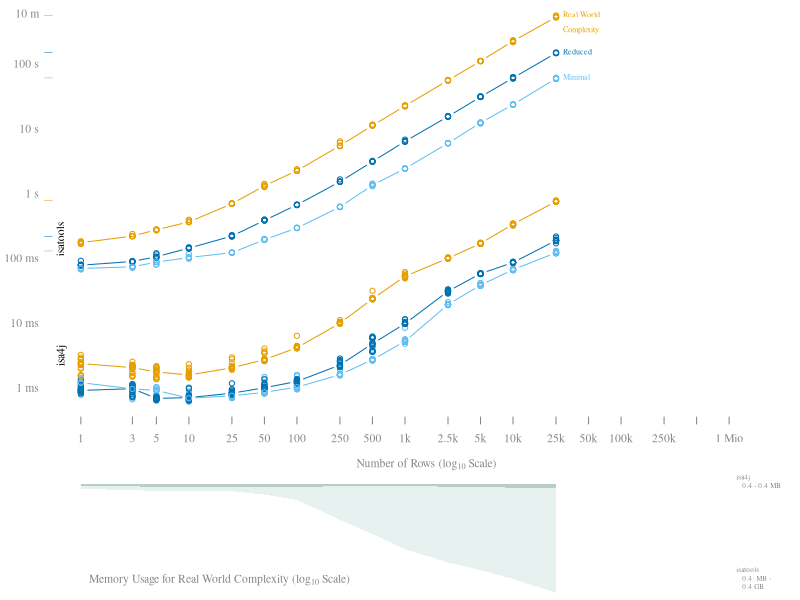

Recreate this plot in R. (Note: this script raises an error after producing the figure.)
## ---- chunk 1
knitr::opts_chunk$set(echo = TRUE)
## ---- chunk 2
example = read.csv("isatab_examples/example_study_minimal.csv", sep="\t", check.names = F)
knitr::kable(example, format="markdown")
## ---- chunk 3
example = read.csv("isatab_examples/example_assay_minimal.csv", sep="\t", check.names = F)
knitr::kable(example, format="markdown")
## ---- chunk 4
example = read.csv("isatab_examples/example_study_reduced.csv", sep="\t", check.names = F)
knitr::kable(example, format="markdown")
## ---- chunk 5
example = read.csv("isatab_examples/example_assay_reduced.csv", sep="\t", check.names = F)
knitr::kable(example, format="markdown")
## ---- chunk 6
example = read.csv("isatab_examples/example_study_real_world.csv", sep="\t", check.names = F)
knitr::kable(example, format="markdown")
## ---- chunk 7
example = read.csv("isatab_examples/example_assay_real_world.csv", sep="\t", check.names = F)
knitr::kable(example, format="markdown")
## ---- chunk 8
data = read.csv("performance_data.csv")
data[data$memory.usage.in.mb == -1,]$memory.usage.in.mb = NA # Where RAM usage was not measured it was set to -1
data$time.in.ns.log = log(data$time.in.ns/1e+9, 10)
data$n.rows.log     = log(data$n.rows, 10)
data$memory.usage.in.kb.log = log(data$memory.usage.in.mb*1024, 10) # convert to KB so all transformed values are above 0
## ---- chunk 9
data$color = "black"
data[data$row.complexity == "real_world",]$color = "#e69f00"
data[data$row.complexity == "reduced",]$color = "#0072b2"
data[data$row.complexity == "minimal",]$color = "#61BEF3" #56B4E9
col.gray = "gray52"
col.green.dark = "#B8CDC8" #DBF3ED 
col.green.light = "#E7F1EF" #EEF8F6 

#pdf("figure.pdf", 6.92913, 3.4, colormodel="srgb")
par(family="serif", cex=0.7, mar=c(4.5,3.8,0,0), fig=c(0,1,0.2,1))
xlim = c(0, 6.4)
plot(data$time.in.ns.log ~ data$n.rows.log, xlim=xlim, col=data$color, axes=F, xlab=expression("Number of Rows (log"[10]~"Scale)"), ylab="", col.lab=col.gray)
axis(1, col=F, col.tick=col.gray, at=log(c(1,3,5,10,25,50,100,250,500,1000,2500,5000,10000,25000,50000,100000,250000,500000,1000000), 10), labels=c(1,3,5,10,25,50,100,250,500,"1k","2.5k","5k","10k","25k","50k","100k","250k","500k","1 Mio"), col.axis=col.gray)
axis(2, las=2, at=c(seq(-3,2), log(600,10), log(3600,10), log(28800,10)), labels=c("1 ms","10 ms", "100 ms", "1 s", "10 s", "100 s", "10 m", "1 h", "8 h"), col=F, col.axis=col.gray)

text(-0.2, 4, expression("CPU Execution Time (log"[10]~"Scale)"), pos=4, cex=1, col=col.gray)
mtext("isatools", side=2, at=-0.7, line=-1, cex=0.7)
mtext("isa4j", side=2, at=-2.5, line=-1, cex=0.7)
mtext("|", side=2, at=max(data[data$platform == "isatools" & data$row.complexity == "real_world",]$time.in.ns.log), col="#e69f00", cex=0.5)
mtext("|", side=2, at=max(data[data$platform == "isatools" & data$row.complexity == "reduced",]$time.in.ns.log), col="#0072b2", cex=0.5)
mtext("|", side=2, at=max(data[data$platform == "isatools" & data$row.complexity == "minimal",]$time.in.ns.log), col="#61BEF3", cex=0.5)
mtext("|", side=2, at=max(data[data$platform == "isa4J" & data$row.complexity == "real_world",]$time.in.ns.log), col="#e69f00", cex=0.5)
mtext("|", side=2, at=max(data[data$platform == "isa4J" & data$row.complexity == "reduced",]$time.in.ns.log), col="#0072b2", cex=0.5)
mtext("|", side=2, at=max(data[data$platform == "isa4J" & data$row.complexity == "minimal",]$time.in.ns.log), col="#61BEF3", cex=0.5)

sub = data[data$row.complexity == "real_world" & data$platform == "isatools",]
t = tapply(sub$time.in.ns.log, sub$n.rows.log, FUN=median)
lines(as.numeric(names(t)), t, col="#e69f00", type="b")
text(max(sub$n.rows.log), max(sub$time.in.ns.log), "Real World", pos=4, col="#e69f00", cex=0.7)
text(max(sub$n.rows.log), max(sub$time.in.ns.log)-0.23, "Complexity", pos=4, col="#e69f00", cex=0.7)

sub = data[data$row.complexity == "reduced" & data$platform == "isatools",]
t = tapply(sub$time.in.ns.log, sub$n.rows.log, FUN=median)
lines(as.numeric(names(t)), t, col="#0072b2", type="b")
text(max(sub$n.rows.log), max(sub$time.in.ns.log), "Reduced", pos=4, col="#0072b2", cex=0.7)

sub = data[data$row.complexity == "minimal" & data$platform == "isatools",]
t = tapply(sub$time.in.ns.log, sub$n.rows.log, FUN=median)
lines(as.numeric(names(t)), t, col="#61BEF3", type="b")
text(max(sub$n.rows.log), max(sub$time.in.ns.log), "Minimal", pos=4, col="#61BEF3", cex=0.7)

sub = data[data$row.complexity == "real_world" & data$platform == "isa4J",]
t = tapply(sub$time.in.ns.log, sub$n.rows.log, FUN=median)
lines(as.numeric(names(t)), t, col="#e69f00", type="b")

sub = data[data$row.complexity == "reduced" & data$platform == "isa4J",]
t = tapply(sub$time.in.ns.log, sub$n.rows.log, FUN=median)
lines(as.numeric(names(t)), t, col="#0072b2", type="b")

sub = data[data$row.complexity == "minimal" & data$platform == "isa4J",]
t = tapply(sub$time.in.ns.log, sub$n.rows.log, FUN=median)
lines(as.numeric(names(t)), t, col="#61BEF3", type="b")

# Memory Plot
par(fig=c(0,1,0,0.2), mar=c(0.2,3.8,0,0), new=T)
memSub = data[data$row.complexity == "real_world",]

memSub.isatools = memSub[memSub$platform == "isatools",]
memSub.isa4j = memSub[memSub$platform == "isa4J",]

memSub.isatools.medians = aggregate(memSub.isatools$memory.usage.in.kb.log, by=list(memSub.isatools$n.rows), FUN=median)
memSub.isa4j.medians = aggregate(memSub.isa4j$memory.usage.in.kb.log, by=list(memSub.isa4j$n.rows), FUN=median)

plot(-memSub$memory.usage.in.kb.log ~ memSub$n.rows.log, type="n", axes=F, xlim=xlim, xlab="", ylab="")


polygon(
  c(log(memSub.isatools.medians$Group.1, 10), max(log(memSub.isatools.medians$Group.1, 10)), min(log(memSub.isatools.medians$Group.1, 10))),
  -c(memSub.isatools.medians$x, min(memSub$memory.usage.in.kb.log), min(memSub$memory.usage.in.kb.log) ),
  col=col.green.light, border=NA) #DBF3ED

polygon(
  c(log(memSub.isa4j.medians$Group.1, 10), max(log(memSub.isa4j.medians$Group.1, 10)), min(log(memSub.isa4j.medians$Group.1, 10))),
  -c(memSub.isa4j.medians$x, min(memSub$memory.usage.in.kb.log), min(memSub$memory.usage.in.kb.log) ),
  col=col.green.dark, border=NA) #A1D7CA

text(0.01, -5.3, expression("Memory Usage for Real World Complexity (log"[10]~"Scale)"), pos=4, col=col.gray)

#text(0, 0.4, "isa4j", pos=2, xpd=NA, col=col.gray, cex=0.8)
#text(0, -1.6, "isatools", pos=2, xpd=NA, col=col.gray, cex=0.8)

text(log(1000000,10), -2.5, paste("isa4j \n  ",round(10^min(memSub.isa4j.medians$x)/1024, 1), "-", round(10^max(memSub.isa4j.medians$x)/1024, 1),"MB"), pos=4, xpd=NA, col=col.gray, cex=0.6)

text(log(1000000,10), -5.3, paste("isatools \n  ", round(10^min(memSub.isatools.medians$x)/1024, 1), " MB -\n  ", round(10^max(memSub.isatools.medians$x)/1024/1024, 1),"GB"), pos=4, xpd=NA, col=col.gray, cex=0.6)

#dev.off()
## ---- chunk 10
sub = data[data$platform == "isatools" & data$n.rows >= 100,]
plot(sub$time.in.ns.log ~ sub$n.rows.log, col=sub$row.complexity, xlab=expression("log"[10]("Number of Rows")), ylab=expression("log"[10]("CPU Execution time [s]")))
model.isatools = lm(time.in.ns.log ~ n.rows.log + row.complexity, data=sub)
abline(model.isatools)
abline(model.isatools$coefficients[1]+model.isatools$coefficients[4], model.isatools$coefficients[2], col="green")
abline(model.isatools$coefficients[1]+model.isatools$coefficients[3], model.isatools$coefficients[2], col="red")
summary(model.isatools)
## ---- chunk 11
sub = data[data$platform == "isa4J" & data$n.rows >= 100,]
plot(sub$time.in.ns.log ~ sub$n.rows.log, col=sub$row.complexity, xlab=expression("log"[10]("Number of Rows")), ylab=expression("log"[10]("CPU Execution time [s]")))
model.isa4j = lm(time.in.ns.log ~ n.rows.log + row.complexity, data=sub)
abline(model.isa4j)
abline(model.isa4j$coefficients[1]+model.isa4j$coefficients[4], model.isa4j$coefficients[2], col="green")
abline(model.isa4j$coefficients[1]+model.isa4j$coefficients[3], model.isa4j$coefficients[2], col="red")
summary(model.isa4j)
## ---- chunk 12
sub = data[data$row.complexity == "real_world" & data$n.rows >= 100,]
plot(sub$time.in.ns.log ~ sub$n.rows.log, col=sub$row.complexity, xlab=expression("log"[10]("Number of Rows")), ylab=expression("log"[10]("CPU Execution time [s]")))
model.both = lm(time.in.ns.log ~ n.rows.log * platform, data=sub)
abline(model.both)
abline(model.both$coefficients[1]+model.both$coefficients[3], model.both$coefficients[2]+model.both$coefficients[4], col="red")
summary(model.both)
